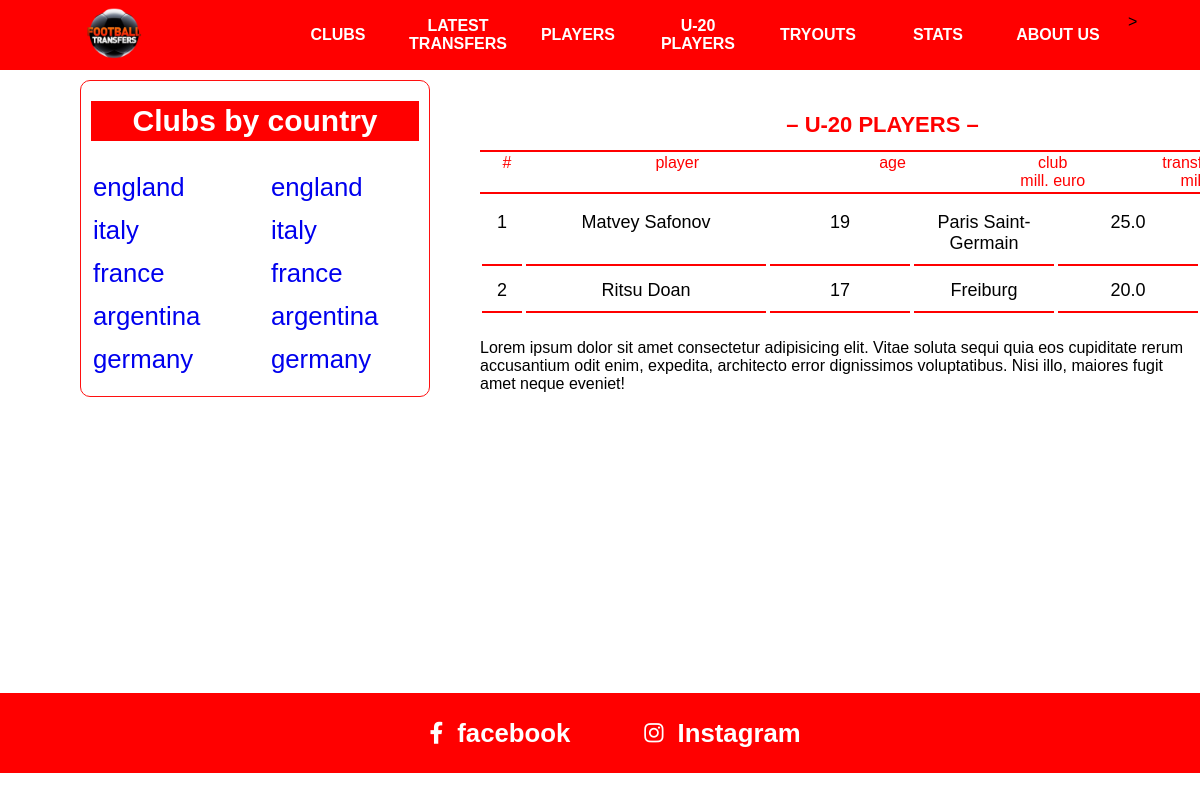
/u20players/, run on the app's committed database.
### main/models.py (models this page shows, shortened)
class BaseModel(models.Model):
    created_at = models.DateTimeField(auto_now_add=True)
    class Meta:
        abstract = True

class Country(BaseModel):
    name = models.CharField(max_length=255)
    class Meta:
        verbose_name_plural = 'countries'

class Player(BaseModel):
    name = models.CharField(max_length=255)
    position = models.CharField(max_length=255, blank=True, null=True)
    age = models.IntegerField(blank=True, null=True, validators=[MinValueValidator(16, MaxValueValidator)])
    price = models.FloatField(blank=True, null=True)
    number = models.IntegerField(blank=True, null=True)
    club = models.ForeignKey(Club, on_delete=models.SET_NULL, null=True)
    country = models.ForeignKey(Country, on_delete=models.SET_NULL, null=True)

class Club(BaseModel):
    name = models.CharField(max_length=255)
    logo = models.ImageField(upload_to='clubs/')
    president = models.CharField(max_length=255, blank=True, null=True)
    coach = models.CharField(max_length=255, blank=True, null=True)
    found_date = models.DateTimeField(auto_now_add=True)
    max_import = models.CharField(max_length=255, blank=True, null=True)
    max_export = models.CharField(max_length=255, blank=True, null=True)
    country = models.ForeignKey(Country, on_delete=models.CASCADE)

### main/views.py (the view)
# urls.py: path('u20players/', U20PlayersView.as_view(), name='u20'),
class U20PlayersView(View):
    def get(self, request):
        context = {
            'players': Player.objects.filter(age__lt=20)
        }
        return render(request, 'u20_players.html', context)

### main/context_processors.py (called while the page is built)
def base_context(request):
    countries = Country.objects.all()[:11]
    context= {
        'countries': countries,
    }
    return context

### templates/u20_players.html (shortened to what this page needs)
{% extends "base.html" %}
{% block content %}
<div class="nav">
    <h2>– U-20 PLAYERS –</h2>
    <table class="content-nav">
        <thead>
        <tr>
            <td>#</td>
            <td>player</td>
            <td>age</td>
            <td>
                club <br/>
                mill. euro
            </td>
            <td>
                transfer value, <br/>
                mill. euro
            </td>
        </tr>
        </thead>
    </table>
</div>
<div class="content">
    <table class="players">
        {% for player in players %}
        <tr>
            <td>{{forloop.counter}}</td>
            <td> {{ player.name }}</td>
            <td>{{ player.age }}</td>
            <td>{{ player.club.name}}</td>
            <td>{{ player.price }}</td>
        </tr>
        {% endfor %}
    </table>
    <p>
        Lorem ipsum dolor sit amet consectetur adipisicing elit. Vitae soluta
        sequi quia eos cupiditate rerum accusantium odit enim, expedita,
        architecto error dignissimos voluptatibus. Nisi illo, maiores fugit
        amet neque eveniet!
    </p>
</div>
{% endblock %}

### templates/base.html (shortened to what this page needs)
<!DOCTYPE html>
{% load static %}
<html>
<head>
    <link rel="stylesheet" type="text/css" media="screen" href="/static/css/main.css"/>
    <link
            rel="stylesheet"
            href="https://cdnjs.cloudflare.com/ajax/libs/font-awesome/6.1.1/css/all.min.css"
    />
</head>
<body>
<div class="container">
    <div class="navbar">
        <div class="icon">
            <a href="{% url 'index' %}">
                <img src="/static/img/12252568_173-removebg-preview.png" alt=""/>
            </a>
        </div>
        <div class="links">
            <div><a href="{% url 'clubs' %}">CLUBS</a></div>
            <div><a href="{% url 'lastest_transfers' %}">LATEST TRANSFERS</a></div>
            <div><a href="{% url 'players' %}">PLAYERS</a></div>
            <div><a href="{% url 'u20' %}">U-20 PLAYERS</a></div>
            <div><a href="{% url 'tryouts' %}">TRYOUTS</a></div>
            <div><a href="{% url 'stats' %}">STATS</a></div>
            <div><a href="{% url 'about' %}">ABOUT US</a></div>>
        </div>
    </div>
    <div class="country-clubs">
        <h2 id="title">Clubs by country</h2>
        <div class="country">
            <div>
                {% for country in countries|slice:':5' %}
                <h3><a href="/clubs/{{ country.id }}/">{{ country.name }}</a> <br/></h3>
                {% endfor %}
            </div>
            <div>
                {% for country in countries|slice:':5' %}
                <h3><a href="/clubs/{{ country.id }}/">{{ country.name }}</a> <br/></h3>
                {% endfor %}
            </div>
        </div>
    </div>
    {% block content %}
    {% endblock %}
    <div class="footer" style="margin-top: 200px;">
        <a href="https://www.facebook.com/topfootballtransfers/">
            <div>
                <i class="fa-brands fa-facebook-f"></i> &nbsp;
                <h3>facebook</h3>
            </div>
        </a>
        <a href="https://www.instagram.com/topfootballtransfers/">
            <div>
                <i class="fa-brands fa-instagram"></i> &nbsp;
                <h3>Instagram</h3>
            </div>
        </a>
    </div>
</div>
</body>
</html>

### static/css/main.css (style rules this page uses)
* { margin: 0; padding: 0; box-sizing: border-box; }
.container { width: 100% !important; display: inline-block; font-family: sans-serif; }
.container .navbar { width: 100%; background-color: red; display: flex; align-items: center; justify-content: space-around; position: fixed; z-index: 99; height: 70px !important; }
.container .navbar .icon { width: 100px; overflow: hidden; }
.container .navbar .icon img { width: 130%; margin-left: -14%; }
.container .navbar .links { z-index: 999; display: flex; }
.container .navbar .links div { width: 100px; text-align: center; display: flex; align-items: center; margin-right: 20px; }
.container .navbar .links div a { color: white; font-weight: 700; text-decoration: none; width: 100px !important; height: 45px; display: flex; align-items: center; justify-content: center; }
.country-clubs { width: 350px; border: 1px solid rgb(255, 16, 16); border-radius: 10px; position: fixed; top: 80px; left: 80px; padding: 10px 10px; padding-bottom: 10px; }
.country-clubs h2 { margin: 10px 0px; transition: all 0.3s ease; }
.country-clubs #title { font-size: 30px; background-color: red; color: white; text-align: center; line-height: 40px; }
.country-clubs .country { width: 100%; display: flex; flex-wrap: wrap; justify-content: space-between; font-size: 22px; margin-top: 20px; }
.country-clubs .country div { width: 150px; height: 100%; }
.country-clubs .country h3 { font-weight: 100 !important; margin: 10px 0px !important; width: 100%; padding: 2px 2px; transition: all 0.3s ease; }
.country-clubs .country h3 a { text-decoration: none; margin-top: 20px !important; }
.nav { width: 805px; background-color: white; position: fixed; left: 480px; top: 70px; }
.nav h2 { text-align: center; color: red; line-height: 50px; padding-top: 30px; font-size: 22px; }
.players { width: 100%; }
.players tr { display: flex; flex-wrap: wrap; justify-content: space-between; }
.players tr td { width: 140px; margin-bottom: 4px; padding: 10px 0px; font-size: 18px; border-bottom: 2px solid rgb(255, 0, 0); text-align: center; }
.players tr td:nth-child(2), .top-players tr td:nth-child(2), .playerss tr td:nth-child(2) { width: 240px; }
.players tr td:nth-child(1), .top-players tr td:nth-child(1), .playerss tr td:nth-child(1) { width: 40px !important; }
.content { max-width: 800px; margin-left: 480px; margin-top: 200px; padding-bottom: 100px; }
.content p, .content b { margin-top: 20px; }
.content-nav { border-top: 2px solid rgb(255, 0, 0); border-bottom: 2px solid rgb(255, 0, 0); width: 100%; }
.content-nav tr { display: flex; justify-content: space-between !important; }
.content-nav tr td { width: 140px; color: red; text-align: center; }
.content-nav tr td:nth-child(1) { width: 50px; }
.content-nav tr td:nth-child(2) { width: 250px; }
.footer { width: 100%; background-color: red; height: 80px; display: flex; align-items: center; justify-content: center; font-size: 22px; padding-left: 80px; }
.footer a { margin-right: 50px; color: white; text-decoration: none; word-spacing: 8px; padding: 4px 12px; border-radius: 5px; transition: all 0.3s ease; }
.footer a div { display: flex; align-items: center; }

### data on the page
Country: name "england"
Country: name "italy"
Country: name "france"
Country: name "argentina"
Country: name "germany"
Player: name "Matvey Safonov", age "19", club.name "Paris Saint-Germain", price "25.0"
Player: name "Ritsu Doan", age "17", club.name "Freiburg", price "20.0"
